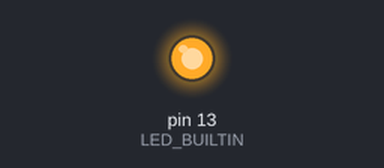
A sketch run on a simulated Arduino Uno, built with avr-gcc and run on an emulated ATmega328P. On the bench: output pins drawn as LEDs (lit = HIGH). What the sketch prints to the serial monitor is not drawn.

Above: at 0.2 s.
At 18.5 s:
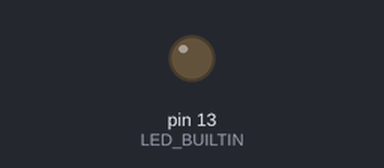
Timing chart, 0 to 25.8 s (numbered marks = the images above):
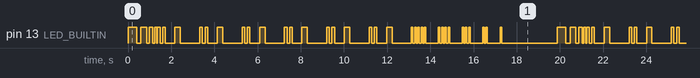

The sketch:

Blink_Project.ino
```cpp
// Slightly advanced blink project:
// 1) warm-up speed ramp
// 2) heartbeat pattern
// 3) countdown flashes

const uint16_t WARMUP_STEPS_MS[] = {400, 260, 160, 90};
const uint8_t WARMUP_COUNT = sizeof(WARMUP_STEPS_MS) / sizeof(WARMUP_STEPS_MS[0]);

void flashLed(uint16_t onMs, uint16_t offMs) {
  digitalWrite(LED_BUILTIN, HIGH);
  delay(onMs);
  digitalWrite(LED_BUILTIN, LOW);
  delay(offMs);
}

uint16_t buildSignature() {
  uint16_t signature = 0x1234;
  for (uint8_t i = 0; i < WARMUP_COUNT; i++) {
    signature = (uint16_t)((signature << 1) ^ WARMUP_STEPS_MS[i]);
  }
  return signature;
}

void runWarmup() {
  for (uint8_t i = 0; i < WARMUP_COUNT; i++) {
    flashLed(WARMUP_STEPS_MS[i], (uint16_t)(WARMUP_STEPS_MS[i] / 2));
  }
}

void runHeartbeat(uint8_t beats) {
  for (uint8_t i = 0; i < beats; i++) {
    flashLed(120, 120);
    flashLed(120, 450);
    flashLed(250, 900);
  }
}

void runCountdown(uint8_t startAt) {
  for (int level = startAt; level >= 1; level--) {
    for (int i = 0; i < level; i++) {
      flashLed(70, 80);
    }
    delay(500);
  }
}

void setup() {
  pinMode(LED_BUILTIN, OUTPUT);
  Serial.begin(9600);
  Serial.print("Blink signature: 0x");
  Serial.println(buildSignature(), HEX);
}

void loop() {
  runWarmup();
  runHeartbeat(6);
  runCountdown(5);
  delay(2000);
}
```

Measured:
- by itself, pin 13 (LED_BUILTIN): moves between LOW and HIGH, repeating every 19.9 s
- by itself, everything shown: repeats every 19.9 s, in 74 steps
